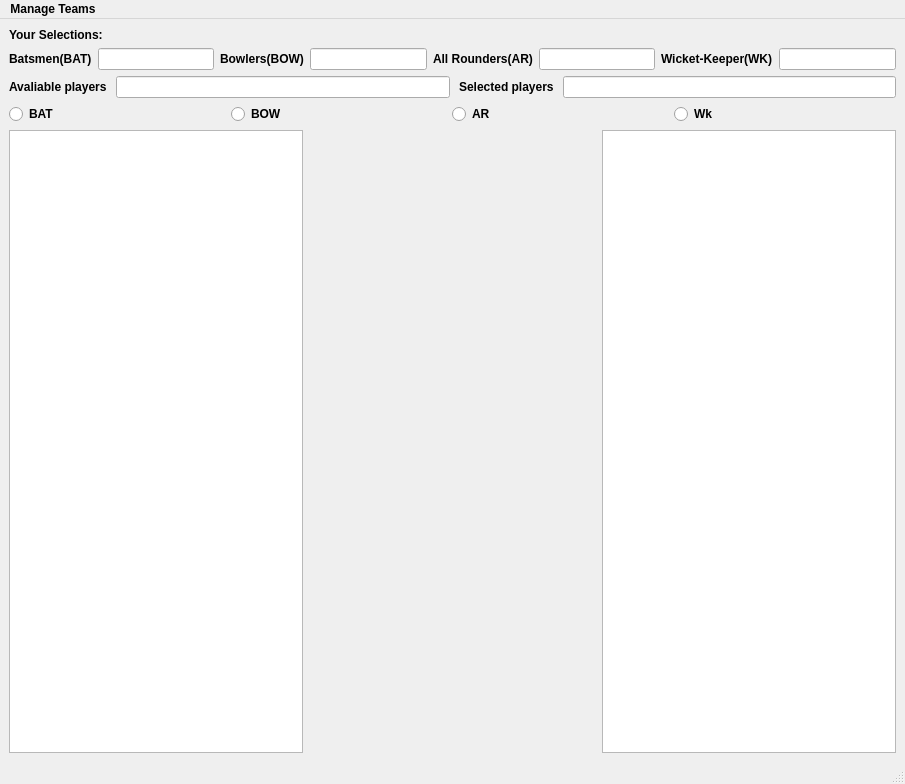
<?xml version="1.0" encoding="UTF-8"?>
<ui version="4.0">
 <class>MainWindow</class>
 <widget class="QMainWindow" name="MainWindow">
  <property name="geometry">
   <rect>
    <x>0</x>
    <y>0</y>
    <width>905</width>
    <height>784</height>
   </rect>
  </property>
  <property name="font">
   <font>
    <family>Arial</family>
    <weight>75</weight>
    <bold>true</bold>
   </font>
  </property>
  <property name="windowTitle">
   <string>MainWindow</string>
  </property>
  <widget class="QWidget" name="centralwidget">
   <layout class="QVBoxLayout" name="verticalLayout">
    <item>
     <layout class="QVBoxLayout" name="verticalLayout_2">
      <item>
       <widget class="QLabel" name="l1">
        <property name="text">
         <string>Your Selections:</string>
        </property>
       </widget>
      </item>
     </layout>
    </item>
    <item>
     <layout class="QHBoxLayout" name="horizontalLayout">
      <item>
       <widget class="QLabel" name="l2">
        <property name="text">
         <string>Batsmen(BAT)</string>
        </property>
       </widget>
      </item>
      <item>
       <widget class="QLineEdit" name="t1"/>
      </item>
      <item>
       <widget class="QLabel" name="l3">
        <property name="text">
         <string>Bowlers(BOW)</string>
        </property>
       </widget>
      </item>
      <item>
       <widget class="QLineEdit" name="t2"/>
      </item>
      <item>
       <widget class="QLabel" name="l4">
        <property name="text">
         <string>All Rounders(AR)</string>
        </property>
       </widget>
      </item>
      <item>
       <widget class="QLineEdit" name="t3"/>
      </item>
      <item>
       <widget class="QLabel" name="l5">
        <property name="text">
         <string>Wicket-Keeper(WK)</string>
        </property>
       </widget>
      </item>
      <item>
       <widget class="QLineEdit" name="t4"/>
      </item>
     </layout>
    </item>
    <item>
     <layout class="QHBoxLayout" name="horizontalLayout_3">
      <property name="spacing">
       <number>9</number>
      </property>
      <item>
       <widget class="QLabel" name="l6">
        <property name="text">
         <string>Avaliable players</string>
        </property>
       </widget>
      </item>
      <item>
       <widget class="QLineEdit" name="t5"/>
      </item>
      <item>
       <widget class="QLabel" name="l7">
        <property name="text">
         <string>Selected players</string>
        </property>
       </widget>
      </item>
      <item>
       <widget class="QLineEdit" name="t6"/>
      </item>
     </layout>
    </item>
    <item>
     <layout class="QHBoxLayout" name="horizontalLayout_4">
      <item>
       <widget class="QRadioButton" name="r1">
        <property name="text">
         <string>BAT</string>
        </property>
       </widget>
      </item>
      <item>
       <widget class="QRadioButton" name="r2">
        <property name="text">
         <string>BOW</string>
        </property>
       </widget>
      </item>
      <item>
       <widget class="QRadioButton" name="r3">
        <property name="text">
         <string>AR</string>
        </property>
       </widget>
      </item>
      <item>
       <widget class="QRadioButton" name="r4">
        <property name="text">
         <string>Wk</string>
        </property>
       </widget>
      </item>
      <item>
       <spacer name="horizontalSpacer">
        <property name="orientation">
         <enum>Qt::Horizontal</enum>
        </property>
       </spacer>
      </item>
     </layout>
    </item>
    <item>
     <layout class="QHBoxLayout" name="horizontalLayout_2">
      <item>
       <widget class="QListWidget" name="listWidget"/>
      </item>
      <item>
       <spacer name="horizontalSpacer_2">
        <property name="orientation">
         <enum>Qt::Horizontal</enum>
        </property>
        <property name="sizeHint" stdset="0">
         <size>
          <width>40</width>
          <height>20</height>
         </size>
        </property>
       </spacer>
      </item>
      <item>
       <widget class="QListWidget" name="listWidget_2"/>
      </item>
     </layout>
    </item>
   </layout>
  </widget>
  <widget class="QMenuBar" name="menubar">
   <property name="geometry">
    <rect>
     <x>0</x>
     <y>0</y>
     <width>905</width>
     <height>27</height>
    </rect>
   </property>
   <widget class="QMenu" name="menuManage_Teams">
    <property name="title">
     <string>Manage Teams</string>
    </property>
    <addaction name="actionNEW_Team"/>
    <addaction name="actionOPEN_Team"/>
    <addaction name="actionSAVE_Team"/>
    <addaction name="actionEVALUATE_Team"/>
   </widget>
   <addaction name="menuManage_Teams"/>
  </widget>
  <widget class="QStatusBar" name="statusbar"/>
  <action name="actionNEW_Team">
   <property name="text">
    <string>NEW Team</string>
   </property>
   <property name="font">
    <font>
     <family>MS Serif</family>
    </font>
   </property>
  </action>
  <action name="actionOPEN_Team">
   <property name="text">
    <string>OPEN Team</string>
   </property>
   <property name="font">
    <font>
     <family>MS Serif</family>
    </font>
   </property>
  </action>
  <action name="actionSAVE_Team">
   <property name="text">
    <string>SAVE Team</string>
   </property>
   <property name="font">
    <font>
     <family>MS Serif</family>
    </font>
   </property>
  </action>
  <action name="actionEVALUATE_Team">
   <property name="text">
    <string>EVALUATE Team</string>
   </property>
   <property name="font">
    <font>
     <family>MS Serif</family>
    </font>
   </property>
  </action>
 </widget>
 <resources/>
 <connections/>
</ui>
